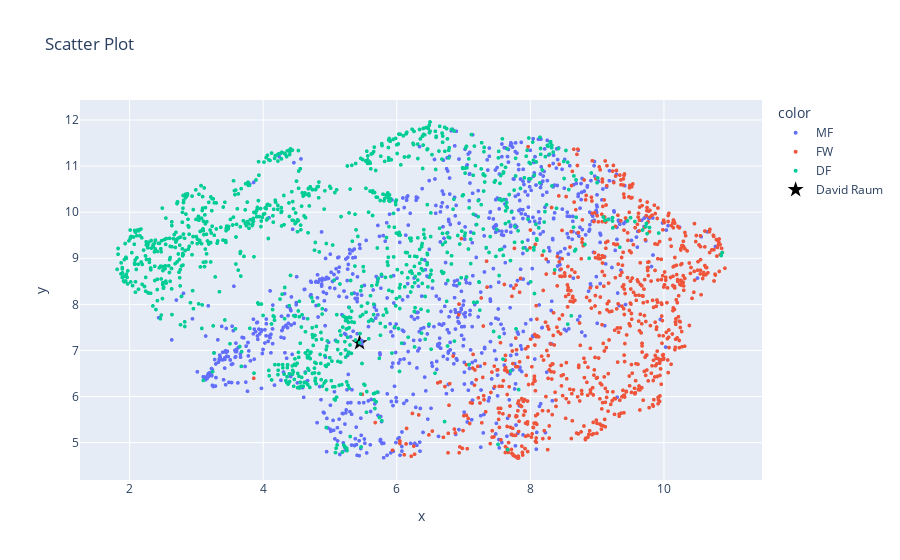

Write notebook code for a chart like this one.
### Code cell
fig = px.scatter(
    x=df_player_features_scaled[:,0], 
    y=df_player_features_scaled[:,1],
    color=player_info["Global Pos"],            
    hover_name=player_info["Player"],         
    title="Scatter Plot"
)
fig.update_traces(marker_size=4)

fig.add_trace(
    go.Scatter(
        x=[df_player_features_scaled[raum_idx, 0]],  # x coordinate for David Raum
        y=[df_player_features_scaled[raum_idx, 1]],  # y coordinate for David Raum
        mode='markers',
        marker=dict(color='black', size=12, symbol='star'),  # Highlight with a star symbol
        name="David Raum",  # Label for the legend
        hovertext="David Raum"  # Custom hover text for David Raum
    )
)


fig.show()

### Figure 1 — Plotly figure (JSON) as saved in the notebook; plotly's stock layout.template omitted (floating-point values rounded to 4 significant figures; data arrays with more than 128 entries replaced by an {"elided": "..."} marker saying what was removed)
{"data": [{"hovertemplate": "<b>%{hovertext}</b><br><br>color=MF<br>x=%{x}<br>y=%{y}<extra></extra>", "hovertext": {"elided": "921 str values"}, "legendgroup": "MF", "marker": {"color": "#636efa", "size": 4, "symbol": "circle"}, "mode": "markers", "name": "MF", "showlegend": true, "type": "scattergl", "x": {"elided": "921 float values"}, "xaxis": "x", "y": {"elided": "921 float values"}, "yaxis": "y"}, {"hovertemplate": "<b>%{hovertext}</b><br><br>color=FW<br>x=%{x}<br>y=%{y}<extra></extra>", "hovertext": {"elided": "788 str values"}, "legendgroup": "FW", "marker": {"color": "#EF553B", "size": 4, "symbol": "circle"}, "mode": "markers", "name": "FW", "showlegend": true, "type": "scattergl", "x": {"elided": "788 float values"}, "xaxis": "x", "y": {"elided": "788 float values"}, "yaxis": "y"}, {"hovertemplate": "<b>%{hovertext}</b><br><br>color=DF<br>x=%{x}<br>y=%{y}<extra></extra>", "hovertext": {"elided": "1057 str values"}, "legendgroup": "DF", "marker": {"color": "#00cc96", "size": 4, "symbol": "circle"}, "mode": "markers", "name": "DF", "showlegend": true, "type": "scattergl", "x": {"elided": "1057 float values"}, "xaxis": "x", "y": {"elided": "1057 float values"}, "yaxis": "y"}, {"hovertext": "David Raum", "marker": {"color": "black", "size": 12, "symbol": "star"}, "mode": "markers", "name": "David Raum", "type": "scatter", "x": [5.443], "y": [7.168]}], "layout": {"legend": {"title": {"text": "color"}, "tracegroupgap": 0}, "title": {"text": "Scatter Plot"}, "xaxis": {"anchor": "y", "domain": [0, 1], "title": {"text": "x"}}, "yaxis": {"anchor": "x", "domain": [0, 1], "title": {"text": "y"}}}}
